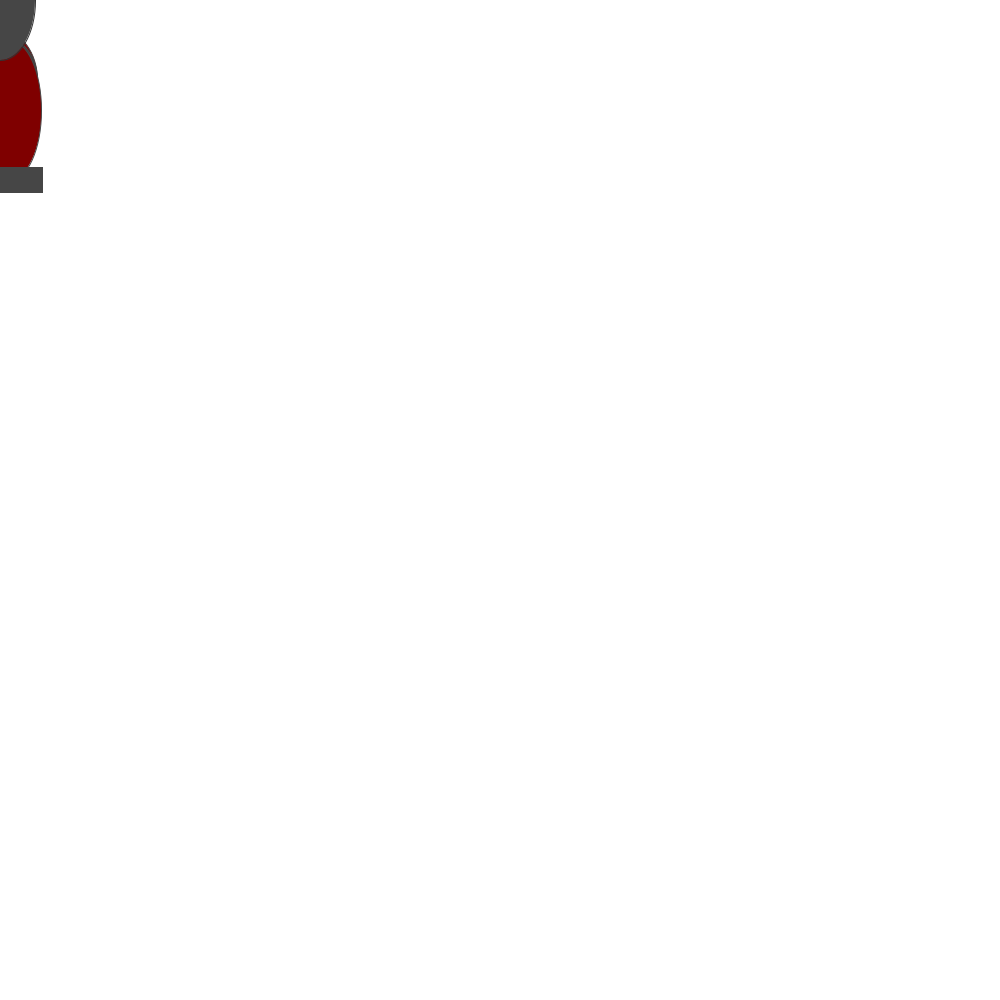
Frame 1 (no input)
Frame 60 (the mouse pressed at the canvas centre just before this capture): identical to frame 1, image omitted
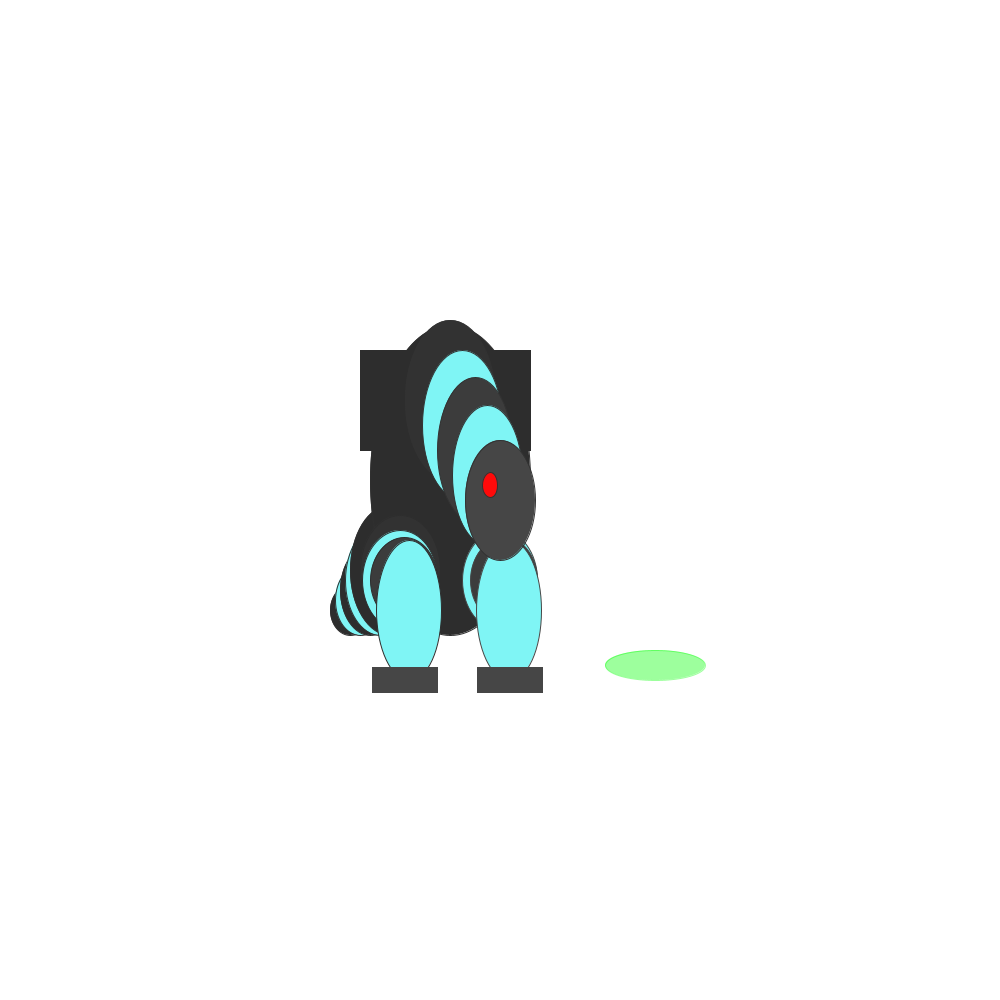
Frame 120 (the mouse held since frame 60 and released just before this capture)

The Processing sketch that drew these frames (run headless with seeded random() and noise(); from frame 60 on, the mouse is pressed at the canvas centre):

// Processing sketch: processing_8639
// ── processing_8639.pde

//my monster by Che Han z3256214

float c1 = 255; float c2 = 255 ;float c3 = 255;
int posx; int posy; 

void setup() {
  size(1000,1000); 
  smooth();
  println("click mouse to attack, press space bar to change background colour!!!");
}

void draw() {
  float x = 0;
  // println(mouseX + "," + mouseY);
  ellipseMode(CENTER);
  rectMode(CENTER);
  
  //draw last spit/attack
  if ( (posx + posy) != 0 ) {
    background(c1,c2,c3);
    stroke(5,255,5,100);
    fill(5,255,5,100);
    ellipse(posx,posy,100,30);  //draw spit  
  } else {
   background(255); 
  }
  
  //tail
  stroke(47);
  fill(45);
  ellipse(mouseX-150,mouseY+110,40,50);
  fill(127,mouseY%255,mouseX%255);
  ellipse(mouseX-140,mouseY+100,50,70);
  fill(45);
  ellipse(mouseX-130,mouseY+90,60,90);
  fill(127,mouseY%255,mouseX%255);
  ellipse(mouseX-120,mouseY+80,70,110);
  fill(45);
  ellipse(mouseX-110,mouseY+70,80,130);
  
  
  //body
  stroke(47);
  fill(45);
  ellipse(mouseX-50,mouseY-20,160,310);
  
  //right arm
  rectMode(CORNER);
  stroke(45);
  fill(45);
  rect(mouseX-140,mouseY-150,50,100); //shoulder
  rectMode(CENTER);
  
  //left arm
  rectMode(CORNER);
  stroke(45);
  fill(45);
  rect(mouseX-20,mouseY-150,50,100); //shoulder
  rectMode(CENTER);
  
  //right leg
  fill(50);
  ellipse(mouseX-100,mouseY+70,80,110);
  fill(127,mouseY%255,mouseX%255);
  ellipse(mouseX-100,mouseY+80,75,100);
  fill(60);
  ellipse(mouseX-96,mouseY+80,67,85);
  fill(127,mouseY%255,mouseX%255);
  ellipse(mouseX-91,mouseY+110,65,140);
  
  //right feet
  stroke(70);
  fill(70);
  rect(mouseX-95,mouseY+180,65,25);
  
  //left leg
  fill(127,mouseY%255,mouseX%255);
  ellipse(mouseX,mouseY+80,75,100);
  fill(60);
  ellipse(mouseX+4,mouseY+80,67,85);
  fill(127,mouseY%255,mouseX%255);
  ellipse(mouseX+9,mouseY+110,65,140);
  
  
  //left feet
  stroke(70);
  fill(70);
  rect(mouseX+10,mouseY+180,65,25);
  
  
   //neck
  stroke(50);
  fill(50);
  ellipse(mouseX-50,mouseY-100,90,160);
  fill(127,mouseY%255,mouseX%255);
  ellipse(mouseX-37.5,mouseY-75,80,150);
  fill(60);
  ellipse(mouseX-25,mouseY-50,75,145);
  fill(127,mouseY%255,mouseX%255);
  ellipse(mouseX-12.5,mouseY-25,70,140);
  
  //monster face
  fill(70);
  ellipse(mouseX,mouseY,70,120);
  
  // mouth
  
  // eye
  fill(255,10,10);
  ellipse(mouseX-10,mouseY-15,15,25);
  
}

void mousePressed() {
  
   background(255);
   
   println("monster attacks!"); 
   
   //monster spits acid
   stroke(5,255,5); //green
   fill(5,255,5);
   
   int x=10; int y =20;
   
   //draw trajectory of spit
   while (x <= 150 || y <= 165) {
     ellipse(mouseX+x,mouseY+x,50,50);
     x = x+10;
     y = y+10;
   }
   
    posx = pmouseX+155;
    posy = pmouseY+165;
}

void keyPressed() {
   println("key pressed"); 
   c1 = (random(255));
   c2 = (random(255));
   c3 = (random(255));
    
   println(key);
}
